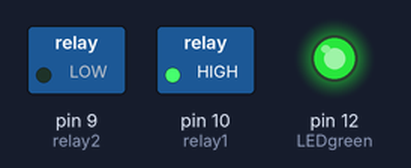
Simulated run of this sketch. Board: Arduino Uno, built with avr-gcc and run on an emulated ATmega328P. On the bench: switched loads named in the sketch (green lamp = pin HIGH), output pins drawn as LEDs (lit = HIGH).

Above: at 2.5 s.
At 4.5 s:
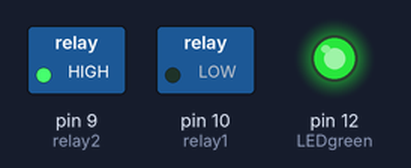
At 5.5 s:
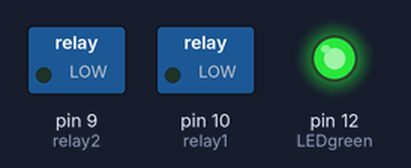
Timing chart, 0 to 7.2 s (numbered marks = the images above):
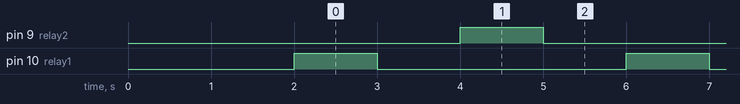

The sketch:

sketch_oct15a.ino
```cpp
/* ===============================================================
      Project: 4 Channel 5V Relay Module
       Author: Scott C
      Created: 7th Sept 2014
  Arduino IDE: 1.0.5
      Website: http://arduinobasics.blogspot.com.au
  Description: Explore the difference between NC and NO terminals.
================================================================== */

 /*
  Connect 5V on Arduino to VCC on Relay Module
  Connect GND on Arduino to GND on Relay Module
  Connect GND on Arduino to the Common Terminal (middle terminal) on Relay Module. */

 #define relay1 10   // Connect Digital Pin 8 on Arduino to relay1 on Relay Module
 #define relay2 9   // Connect Digital Pin 7 on Arduino to relay2 on Relay Module
 #define LEDgreen 12 //Connect Digital Pin 4 on Arduino to Green LED (+ 330 ohm resistor) and then to "NO" terminal on relay module
 #define LEDyellow 12 //Connect Di4ital Pin 12 on Arduino to Yellow LED (+ 330 ohm resistor) and then to "NC" terminal on relay module
 #include <Servo.h>
Servo myservo;
int val;
 void setup(){
   //Setup all the Arduino Pins
   pinMode(relay1, OUTPUT);
   pinMode(relay2, OUTPUT);
   pinMode(LEDgreen, OUTPUT);
   digitalWrite(LEDgreen, HIGH);
   //Turn OFF any power to the Relay channels
   delay(2000); //Wait 2 seconds before starting sequence
 }

 void loop(){
 digitalWrite(LEDgreen, HIGH);
   digitalWrite(relay1, HIGH);  //Relay 3 switches to NO
   delay(1000);
   digitalWrite(relay1,LOW);    //Relay 3 switches to NC
   delay(1000);
   digitalWrite(relay2, HIGH);  //Relay 3 switches to NO
   delay(1000);
   digitalWrite(relay2,LOW);    //Relay 3 switches to NC
   delay(1000);
 }
```

Measured:
- by itself, pin 9 (relay2), pin 10 (relay1): alternates HIGH for 1.0 s and LOW for 3.0 s
- by itself, everything shown: repeats every 4.0 s, in 4 steps
